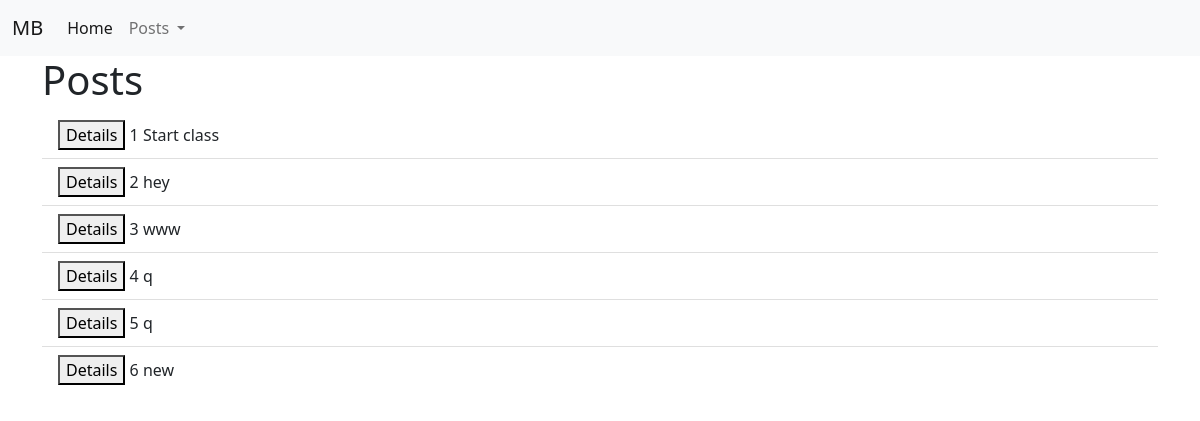
The app's page /posts/, older data.
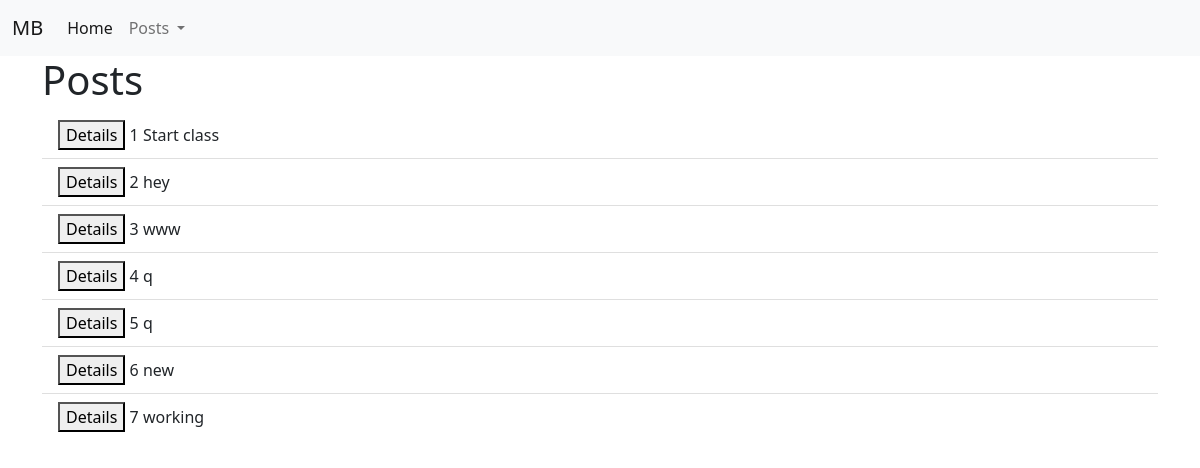
The same page, newer data.
### posts/models.py (models this page shows, shortened)
class Post(models.Model): #inheritance
    title = models.CharField(max_length=256)   # composition
    subtitle = models.CharField(max_length=256)
    body = models.TextField()
    created_on = models.DateTimeField(auto_now_add=True)

### posts/views.py (the view)
# urls.py: path('',PostListView.as_view(), name="posts_list"),
class PostListView(ListView):
    template_name = "posts/list.html"    ##check the dir name "postSSS"
    model = Post

### templates/posts/list.html (shortened to what this page needs)
{% extends 'base.html' %}
{% block content %}
<h1>Posts</h1>
<ul class="list-group list-group-flush">
    {% for post in post_list %}
    <li class="list-group-item">
        <a href="{% url 'post_detail' pk=post.id %}"> <button>Details</button></a>
        <label>{{ post.id }}</label>
        <label>{{ post.title }}</label>
    </li>
    {% endfor %}
</ul>
{% endblock content %}

### templates/base.html (shortened to what this page needs)
<!DOCTYPE html>
<html lang="en">
<head>
    <link href="https://cdn.jsdelivr.net/npm/bootstrap@5.2.0/dist/css/bootstrap.min.css" rel="stylesheet"
>
</head>
<body>
    <nav class="navbar navbar-expand-lg bg-light">
        <div class="container-fluid">
            <a class="navbar-brand" href="#">MB</a>
            <div class="collapse navbar-collapse" id="navbarNav">
                <ul class="navbar-nav">
                    <li class="nav-item">
                        <a class="nav-link active" aria-current="page" href="{%  url 'home' %}">Home</a>
                    </li>
                    <li class="nav-item dropdown">
                        <a class="nav-link dropdown-toggle" href="#" role="button" data-bs-toggle="dropdown"
                            aria-expanded="false">
                            Posts
                        </a>
                    </li>
                </ul>
            </div>
        </div>
    </nav>
    <div class="container">
        {% block content %}
        {% endblock content %}
    </div>
</body>
</html>

Row changes from the older to the newer data that the page shows:
added Post: id "7", title "working"
